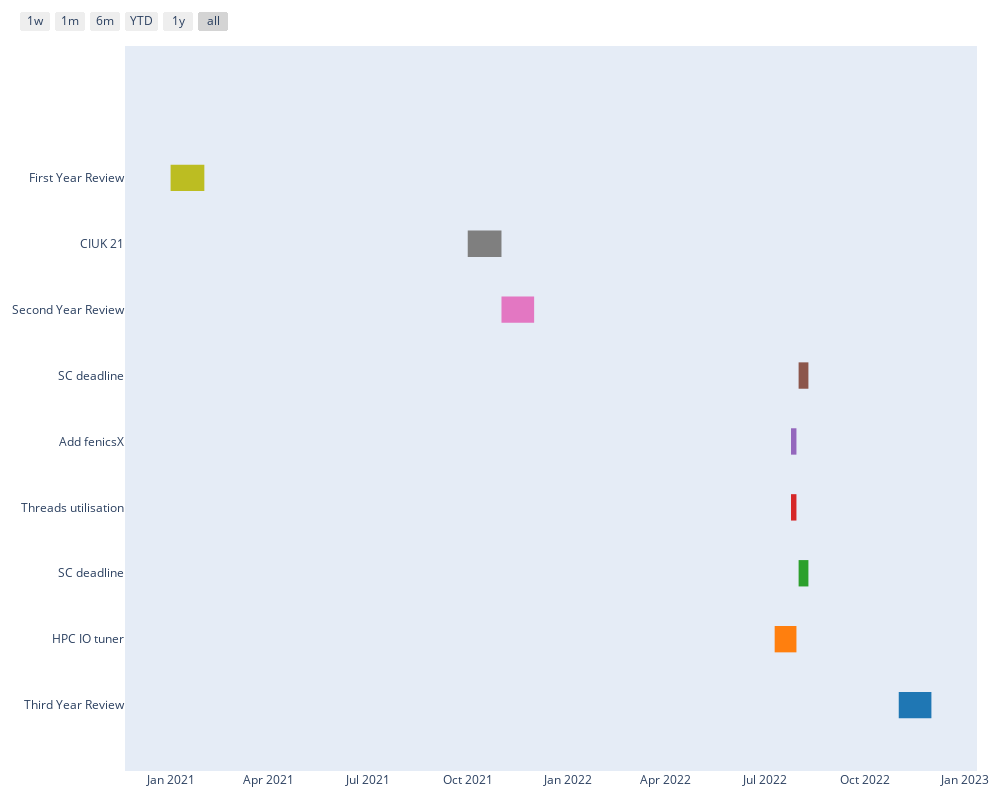

The notebook cell saved with this chart:
### Markdown cell above
# Gantt chart

### Code cell
from IPython.display import Image, display
import datetime as dt
import pandas as pd
import matplotlib.pyplot as plt
from matplotlib.patches import Patch
import numpy as np
import plotly.express as px
import plotly.figure_factory as ff

df = [dict(Task="Third Year Review", Start='2022-11-01', Finish='2022-12-01'),
      dict(Task="HPC IO tuner", Start='2022-07-10', Finish='2022-07-30'),
      dict(Task="SC deadline", Start='2022-08-1', Finish='2022-08-10'),
      dict(Task="Threads utilisation", Start='2022-07-25', Finish='2022-07-30'),
      dict(Task="Add fenicsX", Start='2022-07-25', Finish='2022-07-30'),
      dict(Task="SC deadline", Start='2022-08-1', Finish='2022-08-10'),
      dict(Task="Second Year Review", Start='2021-11-01', Finish='2021-12-01'),
      dict(Task="CIUK 21", Start='2021-10-01', Finish='2021-11-01'),
      dict(Task="First Year Review", Start='2021-1-01', Finish='2021-2-01')]

fig = ff.create_gantt(df) 
fig.update_layout(
    autosize=False,
    width=1000,
    height=800,
    margin=dict(l=20, r=20, t=20, b=20),)

fig.layout.title = None

# fig.update_layout(
#     autosize=False,
#     width=1000,
#     height=1000,

#     margin=go.layout.Margin(
#         l=50,
#         r=50,
#         b=100,
#         t=100,
#         pad = 4
#     )
# )

# fig.update_layout(
#     margin=dict(l=20, r=20, t=20, b=20),
#     # paper_bgcolor="LightSteelBlue",
# )
fig.show()

### Figure 1 — Plotly figure (JSON) as saved in the notebook; plotly's stock layout.template omitted (floating-point values rounded to 4 significant figures)
{"data": [{"fill": "toself", "fillcolor": "rgb(127, 127, 127)", "hoverinfo": "name", "legendgroup": "rgb(127, 127, 127)", "mode": "none", "name": "CIUK 21", "type": "scatter", "x": ["2021-10-01", "2021-11-01", "2021-11-01", "2021-10-01"], "y": [6.8, 6.8, 7.2, 7.2]}, {"fill": "toself", "fillcolor": "rgb(140, 86, 75)", "hoverinfo": "name", "legendgroup": "rgb(140, 86, 75)", "mode": "none", "name": "SC deadline", "type": "scatter", "x": ["2022-08-1", "2022-08-10", "2022-08-10", "2022-08-1"], "y": [4.8, 4.8, 5.2, 5.2]}, {"fill": "toself", "fillcolor": "rgb(148, 103, 189)", "hoverinfo": "name", "legendgroup": "rgb(148, 103, 189)", "mode": "none", "name": "Add fenicsX", "type": "scatter", "x": ["2022-07-25", "2022-07-30", "2022-07-30", "2022-07-25"], "y": [3.8, 3.8, 4.2, 4.2]}, {"fill": "toself", "fillcolor": "rgb(188, 189, 34)", "hoverinfo": "name", "legendgroup": "rgb(188, 189, 34)", "mode": "none", "name": "First Year Review", "type": "scatter", "x": ["2021-1-01", "2021-2-01", "2021-2-01", "2021-1-01"], "y": [7.8, 7.8, 8.2, 8.2]}, {"fill": "toself", "fillcolor": "rgb(214, 39, 40)", "hoverinfo": "name", "legendgroup": "rgb(214, 39, 40)", "mode": "none", "name": "Threads utilisation", "type": "scatter", "x": ["2022-07-25", "2022-07-30", "2022-07-30", "2022-07-25"], "y": [2.8, 2.8, 3.2, 3.2]}, {"fill": "toself", "fillcolor": "rgb(227, 119, 194)", "hoverinfo": "name", "legendgroup": "rgb(227, 119, 194)", "mode": "none", "name": "Second Year Review", "type": "scatter", "x": ["2021-11-01", "2021-12-01", "2021-12-01", "2021-11-01"], "y": [5.8, 5.8, 6.2, 6.2]}, {"fill": "toself", "fillcolor": "rgb(255, 127, 14)", "hoverinfo": "name", "legendgroup": "rgb(255, 127, 14)", "mode": "none", "name": "HPC IO tuner", "type": "scatter", "x": ["2022-07-10", "2022-07-30", "2022-07-30", "2022-07-10"], "y": [0.8, 0.8, 1.2, 1.2]}, {"fill": "toself", "fillcolor": "rgb(31, 119, 180)", "hoverinfo": "name", "legendgroup": "rgb(31, 119, 180)", "mode": "none", "name": "Third Year Review", "type": "scatter", "x": ["2022-11-01", "2022-12-01", "2022-12-01", "2022-11-01"], "y": [-0.2, -0.2, 0.2, 0.2]}, {"fill": "toself", "fillcolor": "rgb(44, 160, 44)", "hoverinfo": "name", "legendgroup": "rgb(44, 160, 44)", "mode": "none", "name": "SC deadline", "type": "scatter", "x": ["2022-08-1", "2022-08-10", "2022-08-10", "2022-08-1"], "y": [1.8, 1.8, 2.2, 2.2]}, {"legendgroup": "rgb(127, 127, 127)", "marker": {"color": "rgb(127, 127, 127)", "opacity": 0, "size": 1}, "mode": "markers", "name": "", "showlegend": false, "text": [null, null], "type": "scatter", "x": ["2021-10-01", "2021-11-01"], "y": [7, 7]}, {"legendgroup": "rgb(140, 86, 75)", "marker": {"color": "rgb(140, 86, 75)", "opacity": 0, "size": 1}, "mode": "markers", "name": "", "showlegend": false, "text": [null, null], "type": "scatter", "x": ["2022-08-1", "2022-08-10"], "y": [5, 5]}, {"legendgroup": "rgb(148, 103, 189)", "marker": {"color": "rgb(148, 103, 189)", "opacity": 0, "size": 1}, "mode": "markers", "name": "", "showlegend": false, "text": [null, null], "type": "scatter", "x": ["2022-07-25", "2022-07-30"], "y": [4, 4]}, {"legendgroup": "rgb(188, 189, 34)", "marker": {"color": "rgb(188, 189, 34)", "opacity": 0, "size": 1}, "mode": "markers", "name": "", "showlegend": false, "text": [null, null], "type": "scatter", "x": ["2021-1-01", "2021-2-01"], "y": [8, 8]}, {"legendgroup": "rgb(214, 39, 40)", "marker": {"color": "rgb(214, 39, 40)", "opacity": 0, "size": 1}, "mode": "markers", "name": "", "showlegend": false, "text": [null, null], "type": "scatter", "x": ["2022-07-25", "2022-07-30"], "y": [3, 3]}, {"legendgroup": "rgb(227, 119, 194)", "marker": {"color": "rgb(227, 119, 194)", "opacity": 0, "size": 1}, "mode": "markers", "name": "", "showlegend": false, "text": [null, null], "type": "scatter", "x": ["2021-11-01", "2021-12-01"], "y": [6, 6]}, {"legendgroup": "rgb(255, 127, 14)", "marker": {"color": "rgb(255, 127, 14)", "opacity": 0, "size": 1}, "mode": "markers", "name": "", "showlegend": false, "text": [null, null], "type": "scatter", "x": ["2022-07-10", "2022-07-30"], "y": [1, 1]}, {"legendgroup": "rgb(31, 119, 180)", "marker": {"color": "rgb(31, 119, 180)", "opacity": 0, "size": 1}, "mode": "markers", "name": "", "showlegend": false, "text": [null, null], "type": "scatter", "x": ["2022-11-01", "2022-12-01"], "y": [0, 0]}, {"legendgroup": "rgb(44, 160, 44)", "marker": {"color": "rgb(44, 160, 44)", "opacity": 0, "size": 1}, "mode": "markers", "name": "", "showlegend": false, "text": [null, null], "type": "scatter", "x": ["2022-08-1", "2022-08-10"], "y": [2, 2]}], "layout": {"autosize": false, "height": 800, "hovermode": "closest", "margin": {"b": 20, "l": 20, "r": 20, "t": 20}, "showlegend": false, "width": 1000, "xaxis": {"autorange": true, "range": ["2020-11-20 02:14:11.9193", "2023-01-11 21:45:48.0807"], "rangeselector": {"buttons": [{"count": 7, "label": "1w", "step": "day", "stepmode": "backward"}, {"count": 1, "label": "1m", "step": "month", "stepmode": "backward"}, {"count": 6, "label": "6m", "step": "month", "stepmode": "backward"}, {"count": 1, "label": "YTD", "step": "year", "stepmode": "todate"}, {"count": 1, "label": "1y", "step": "year", "stepmode": "backward"}, {"step": "all"}]}, "showgrid": false, "type": "date", "zeroline": false}, "yaxis": {"autorange": false, "range": [-1, 10], "showgrid": false, "ticktext": ["Third Year Review", "HPC IO tuner", "SC deadline", "Threads utilisation", "Add fenicsX", "SC deadline", "Second Year Review", "CIUK 21", "First Year Review"], "tickvals": [0, 1, 2, 3, 4, 5, 6, 7, 8], "type": "linear", "zeroline": false}}}
